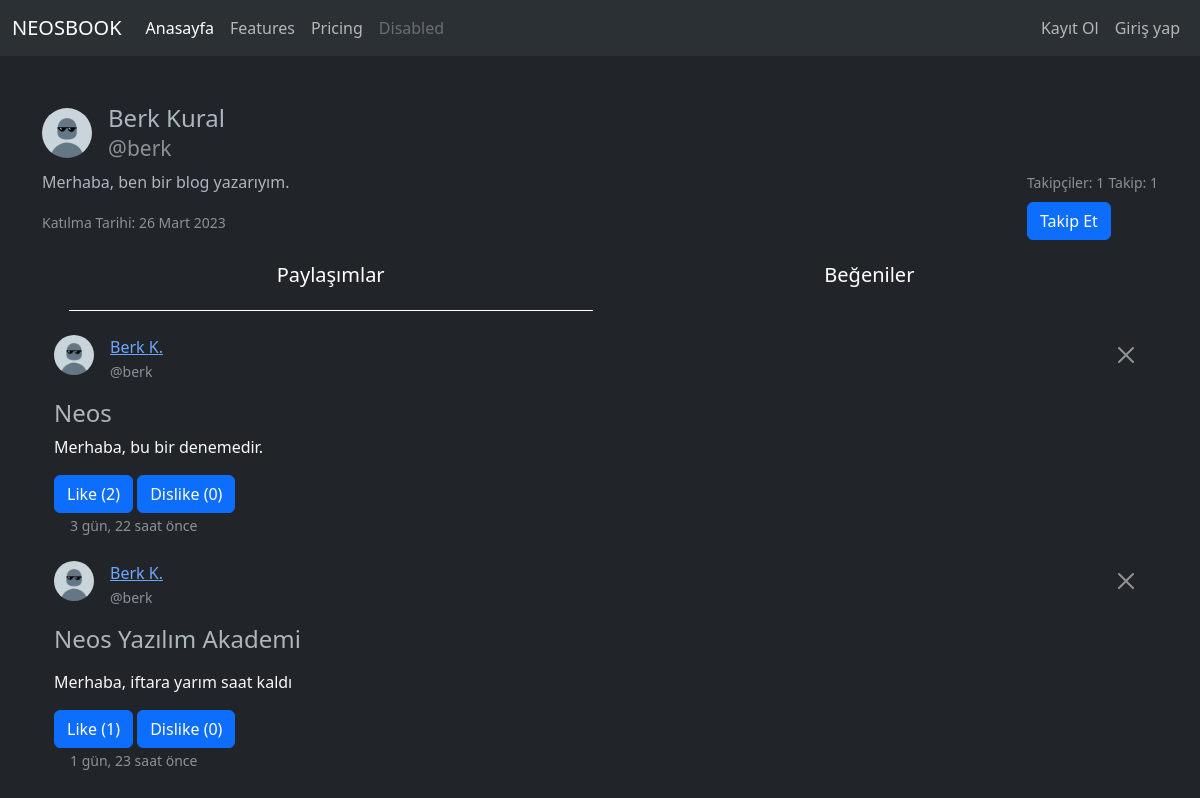
Screenshot of /user/profil/berk with the database file from the repository.
### user/models.py (models this page shows, shortened)
class Profile(models.Model):
    id = models.UUIDField(primary_key=True, default = uuid.uuid4, editable = False)
    user = models.OneToOneField(User, on_delete= models.CASCADE)
    name = models.CharField(max_length=100, verbose_name='İsim')
    surname = models.CharField(max_length=100, verbose_name='Soyisim')
    bio = models.TextField(max_length=500, verbose_name='Hakkımda', default="Merhaba, ben bir blog yazarıyım.")
    image = models.FileField(upload_to='profiles/', null=True, verbose_name='Profil Resmi', default='profiles/default.jpg')
    created_at = models.DateTimeField(auto_now_add=True, verbose_name='Oluşturulma Tarihi"')
    follow = models.ManyToManyField('self', symmetrical=False, related_name='Takip', verbose_name= 'Takip', blank=True)
    followers = models.ManyToManyField('self', symmetrical=False, related_name='Takipçi', verbose_name='Takipçiler', blank=True)
    slug = models.SlugField(null=True, blank=True, editable=False,)

### posts/models.py (models this page shows, shortened)
class Post(models.Model):
    id = models.UUIDField(primary_key=True, default=uuid.uuid4, editable=False)
    owner = models.ForeignKey(Profile, related_name='Owners', on_delete=models.CASCADE, verbose_name='Yazar')
    title = models.CharField(max_length=100, verbose_name='Başlık')
    content = RichTextField(max_length=500)
    image = models.FileField(upload_to= 'posts/', verbose_name='Thumbnail')
    created_at = models.DateTimeField(auto_now_add=True)
    like = models.ManyToManyField(Profile, related_name='Likes', verbose_name='Beğenenler', blank=True)
    dislike = models.ManyToManyField(Profile, related_name='Dislikes', verbose_name='Beğenmeyenler', blank=True)
    isPublish = models.BooleanField(default=False, verbose_name='Yayınla')
    slug = models.SlugField(null=True, blank=True, editable=False,)

### user/views.py (the view, shortened to what this page needs)
# urls.py: path('profil/<str:slug>', profile, name='profile'),
def profile(request, slug):
    profil = Profile.objects.get(slug = slug)
    paylasim = Post.objects.filter(owner = profil)
    begen = Post.objects.filter(like__in = [profil])
    context = {
        'profile':profil,
        'paylasim':paylasim,
        'begen':begen
    }
    return render(request, 'user/profil.html', context)

### templates/user/profil.html (shortened to what this page needs)
{% extends "index.html" %}
{% load static %}
{% load humanize %}
{% block content %}
    <div class="profil-info">
        <div class="d-flex justify-content-between">
            <div class="profil-img d-flex">
                <img src="{{profile.image.url}}" alt="{{profile.name}}" class="rounded-5 mt-1" width="50" height="50">
                <h1 class="fs-4 ms-3">
                    {{profile.name}} {{profile.surname}}
                    <br>
                    <small class="text-muted">@{{profile.user.username}}</small>
                </h1>
            </div>
        </div>
        <div class="profil-info d-flex justify-content-between">
            <div>
                <p>
                {{profile.bio}}
                </p>
                <small class="text-muted">Katılma Tarihi: {{profile.created_at|naturalday}} </small>
            </div>
            <div class="takipciler">
                <small class="text-muted">Takipçiler: {{profile.followers.all.count}}</small>
                <small class="text-muted">Takip: {{profile.follow.all.count}}</small>
                <br>
                {% if profile == request.user.profile %}
                {% else %}
                <form action="" method="POST">
                    {% if request.user.profile in profile.followers.all %}
                        <input type="submit" name="takip" class="btn btn-primary mt-2" value="Takipten Çık">
                    {% else %}
                        <input type="submit" name="takip" class="btn btn-primary mt-2" value="Takip Et">
                    {% endif %}
                </form>
                {% endif %}
            </div>
        </div>
    </div>
    <div class="container">
        <div class="tab">
            <button class="tablinks active" onclick="openCity(event, 'paylasim')">Paylaşımlar</button>
            <button class="tablinks" onclick="openCity(event, 'begen')">Beğeniler</button>
        </div>
        <div id="paylasim" class="tabcontent show">
            {% for post in paylasim %}
                <div class="col-12 my-4 position-relative">
                    <button type="button" class="btn btn-close position-absolute end-0 top-0 me-2 mt-2" data-bs-toggle="modal" data-bs-target="#post-{{post.id}}">
                    </button>
                    <div class="d-flex">
                            <img src="{{post.owner.image.url}}" alt="" width="40" height="40" class="rounded-5 me-3">
                            <p>
                                <a href="{% url 'profile' post.owner.slug %}">
                                    {{post.owner.name}} {{post.owner.surname|slice:"1" }}.
                                </a>
                                <br>
                                <small class="text-muted">@{{post.owner.user.username}}</small>
                            </p>
                        </div>
                        <h4>{{post.title}}</h4>
                        <p>
                            <a href="{% url 'detail' post.id post.slug %}" class="text-decoration-none text-light">
                                {{post.content|safe}}
                            </a>
                        </p>
                        <form action="" method="POST">
                        <input type="submit" name="like" value="Like ({{post.like.all.count}})" class="btn btn-primary">
                        <input type="submit" name="dislike" value="Dislike ({{post.dislike.all.count}})" class="btn btn-primary">
                        </form>
                        <small class="text-muted ms-3">{{post.created_at|naturaltime}}</small>
                    </div>
            {% endfor %}
        </div>
    </div>
{% endblock content %}

### templates/index.html (shortened to what this page needs)
{% load humanize %}
<!DOCTYPE html>
<html lang="en">
<head>
    <link href="https://cdn.jsdelivr.net/npm/bootstrap@5.3.0-alpha1/dist/css/bootstrap.min.css" rel="stylesheet">
</head>
<body data-bs-theme="dark">
    {% include "partials/_navbar.html" %}
        <div class="container mt-5">
            {% block content %}{% endblock content %}
        </div>
</body>
</html>

### templates/partials/_navbar.html (shortened to what this page needs)
<nav class="navbar navbar-expand-lg bg-body-tertiary">
    <div class="container-fluid">
      <a class="navbar-brand" href="/">NEOSBOOK</a>
      <div class="collapse navbar-collapse justify-content-between" id="navbarNav">
        <ul class="navbar-nav">
          <li class="nav-item">
            <a class="nav-link active" aria-current="page" href="/">Anasayfa</a>
          </li>
          <li class="nav-item">
            <a class="nav-link" href="#">Features</a>
          </li>
          <li class="nav-item">
            <a class="nav-link" href="#">Pricing</a>
          </li>
          <li class="nav-item">
            <a class="nav-link disabled">Disabled</a>
          </li>
        </ul>
        <ul class="navbar-nav">
          {% if user.is_authenticated %}
            <li class="nav-item">
              <a href="{% url 'profile' request.user.profile.slug %}" class="nav-link">
                {{request.user}}
              </a>
            </li>
            <li class="nav-item">
              <a href="/create/" class="nav-link">
                Oluştur
              </a>
            </li>
            <li class="nav-item">
              <a href="/user/logout/" class="nav-link">
                Çıkış Yap
              </a>
            </li>
          {% else %}
            <li class="nav-item">
              <a href="/user/register/"
              {% if request.path == '/user/register/' %}
              class="nav-link active"
              {% else %}
              class="nav-link"
              {% endif %}
              >
                Kayıt Ol
              </a>
            </li>
            <li class="nav-item">
              <a href="/user/login/"
              {% if request.path == '/user/login/' %}
              class="nav-link active"
              {% else %}
              class="nav-link"
              {% endif %}
              >
                Giriş yap
              </a>
            </li>
          {% endif %}
        </ul>
      </div>
    </div>
  </nav>

### templates/user/profil.html (style rules this page uses)
.tabcontent { display: none; }
.show { display: block; }
.tab { width: 100%; display: flex; justify-content: space-evenly; }
.tablinks { background-color: transparent; border: none; width: 48%; padding: 20px; font-size: 20px; color: white; }
.tablinks.active { border-bottom: 1px solid white; }

### rows the page displays
Profile: image (placeholder picture), name "Berk", surname "Kural", user.username "berk", bio "Merhaba, ben bir blog yazarıyım.", created_at "26 Mart 2023", followers.all.count "1", follow.all.count "1"
Post: owner.image (placeholder picture), owner.name "Berk", owner.surname "K", owner.user.username "berk", title "Neos", content "Merhaba, bu bir denemedir.", like "Like (2)", dislike "Dislike (0)", created_at "3 gün, 22 saat önce"
Post: owner.image (placeholder picture), owner.name "Berk", owner.surname "K", owner.user.username "berk", title "Neos Yazılım Akademi", like "Like (1)", dislike "Dislike (0)", created_at "1 gün, 23 saat önce"
